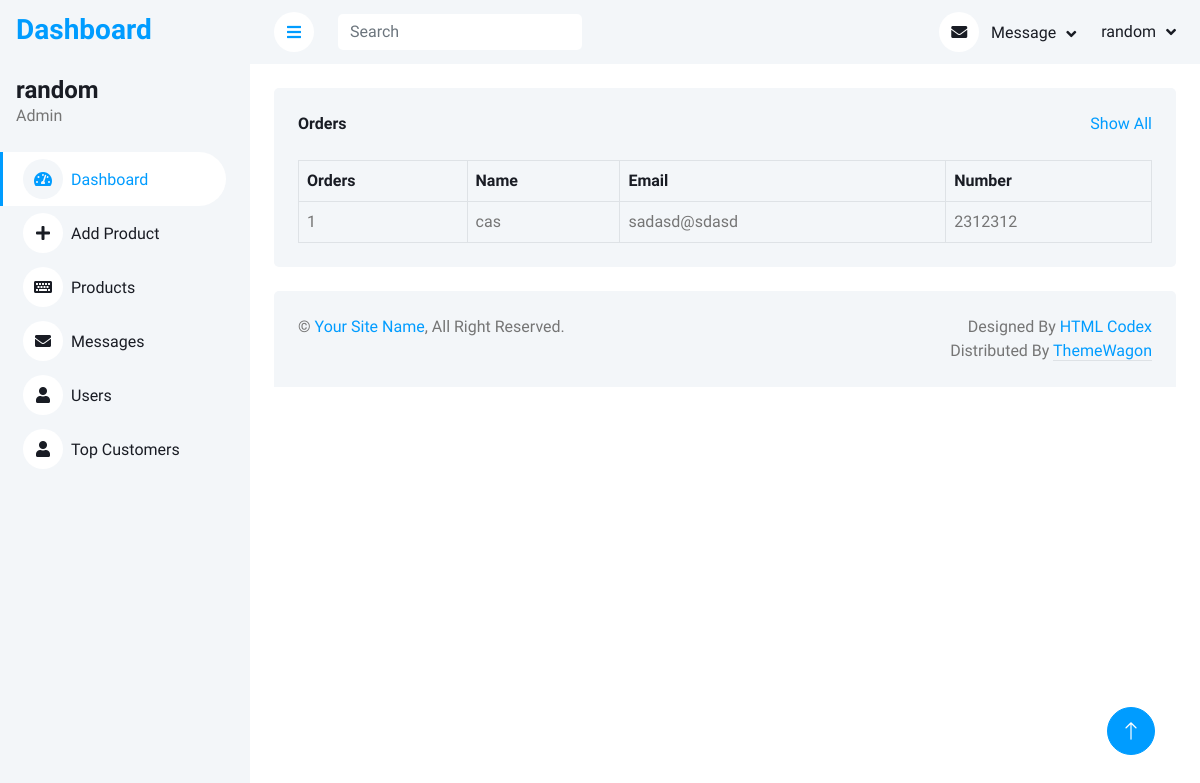
The app's page /admin-panel/topcustomers.php (signed in), older data.
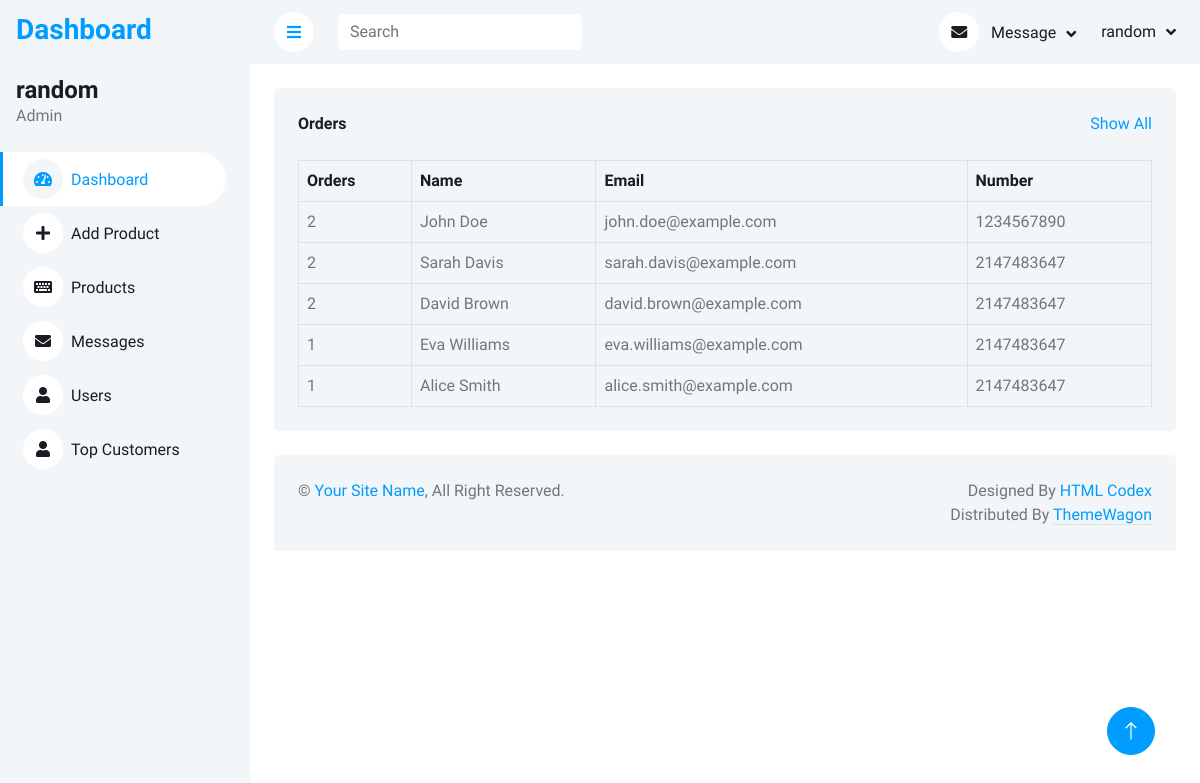
The same page, newer data.
### tables this page shows
CREATE TABLE `orders` (
  `Name` varchar(255) DEFAULT NULL,
  `Address` varchar(255) DEFAULT NULL,
  `Email` varchar(255) DEFAULT NULL,
  `WorkPhoneNo` int(255) DEFAULT NULL,
  `CellNo` int(255) DEFAULT NULL,
  `DateOfBirth` date NOT NULL,
  `Remarks` varchar(255) DEFAULT NULL,
  `orderId` int(11) NOT NULL,
  `ProductId` int(11) DEFAULT NULL,
  `CustomerId` int(11) DEFAULT NULL,
  `TotalProducts` varchar(255) DEFAULT NULL,
  `TotalPrice` int(255) DEFAULT NULL,
  `OrderTime` timestamp NOT NULL DEFAULT current_timestamp()
);

### admin-panel/topcustomers.php (the view, shortened to what this page needs)
<!DOCTYPE html>
<html lang="en">
<head>
    <link href="https://cdnjs.cloudflare.com/ajax/libs/font-awesome/5.10.0/css/all.min.css" rel="stylesheet">
    <link href="https://cdn.jsdelivr.net/npm/bootstrap-icons@1.4.1/font/bootstrap-icons.css" rel="stylesheet">
    <link href="https://cdn.datatables.net/1.13.6/css/jquery.dataTables.min.css" rel="stylesheet">
    <link href="css/bootstrap.min.css" rel="stylesheet">
    <link href="css/style.css" rel="stylesheet">
</head>
<body>
    <div class="container-xxl position-relative bg-white d-flex p-0">
        <?php include('sidebar.php') ?>
        <div class="content">
            <?php include('navbar.php') ?>
            <div class="container-fluid pt-4 px-4">
                <div class="bg-light text-center rounded p-4">
                    <div class="d-flex align-items-center justify-content-between mb-4">
                        <h6 class="mb-0">Orders</h6>
                        <a href="">Show All</a>
                    </div>
                    <div class="table-responsive">
                        <table class="table text-start align-middle table-bordered table-hover mb-0 table-responsive">
                            <thead>
                                <tr class="text-dark">
                                    <th scope="col">Orders</th>
                                    <th scope="col">Name</th>
                                    <th scope="col">Email</th>
                                    <th scope="col">Number</th>
                                </tr>
                            </thead>
                            <tbody>
                                <?php
                                $select_msg = mysqli_query($connection, "SELECT *, COUNT(Name) AS numbers FROM orders GROUP BY Name ORDER BY numbers DESC LIMIT 10");
                                if (mysqli_num_rows($select_msg) > 0) {
                                    while ($data = mysqli_fetch_array($select_msg)) {
                                ?>
                                        <tr>
                                            <td><?php echo $data['numbers'] ?></td>
                                            <td><?php echo $data['Name'] ?></td>
                                            <td><?php echo $data['Email'] ?></td>
                                            <td><?php echo $data['WorkPhoneNo'] ?></td>
                                        </tr>
                                <?php
                                    }
                                }
                                ?>
                            </tbody>
                        </table>
                    </div>
                </div>
            </div>
            <div class="container-fluid pt-4 px-4">
                <div class="bg-light rounded-top p-4">
                    <div class="row">
                        <div class="col-12 col-sm-6 text-center text-sm-start">
                            &copy; <a href="#">Your Site Name</a>, All Right Reserved.
                        </div>
                        <div class="col-12 col-sm-6 text-center text-sm-end">
                            Designed By <a href="https://htmlcodex.com">HTML Codex</a>
                            Distributed By <a class="border-bottom" href="https://themewagon.com" target="_blank">ThemeWagon</a>
                        </div>
                    </div>
                </div>
            </div>
        </div>
        <a href="#" class="btn btn-lg btn-primary btn-lg-square back-to-top"><i class="bi bi-arrow-up"></i></a>
    </div>
</body>
</html>

Row changes from the older to the newer data that the page shows:
removed orders: numbers "1", Name "cas", Email "sadasd@sdasd", WorkPhoneNo "2312312"
added orders: numbers "2", Name "John Doe", Email "john.doe@example.com", WorkPhoneNo "1234567890"
added orders: numbers "2", Name "Sarah Davis", Email "sarah.davis@example.com", WorkPhoneNo "2147483647"
added orders: numbers "2", Name "David Brown", Email "david.brown@example.com", WorkPhoneNo "2147483647"
added orders: numbers "1", Name "Eva Williams", Email "eva.williams@example.com", WorkPhoneNo "2147483647"
added orders: numbers "1", Name "Alice Smith", Email "alice.smith@example.com", WorkPhoneNo "2147483647"
